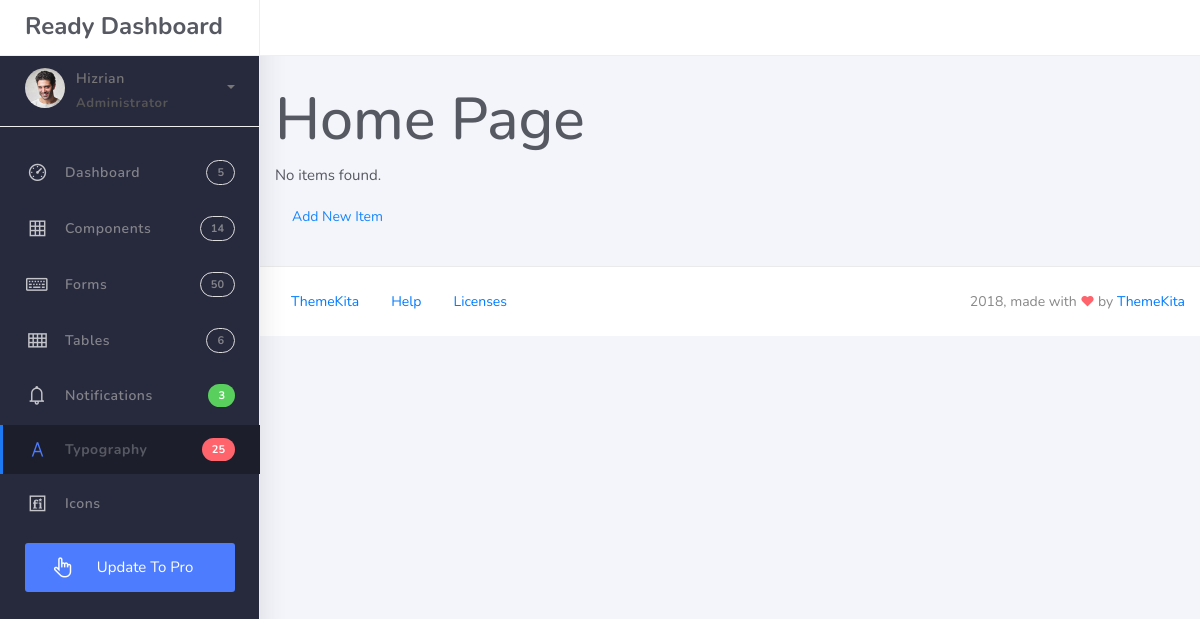
The app's page /, older data.
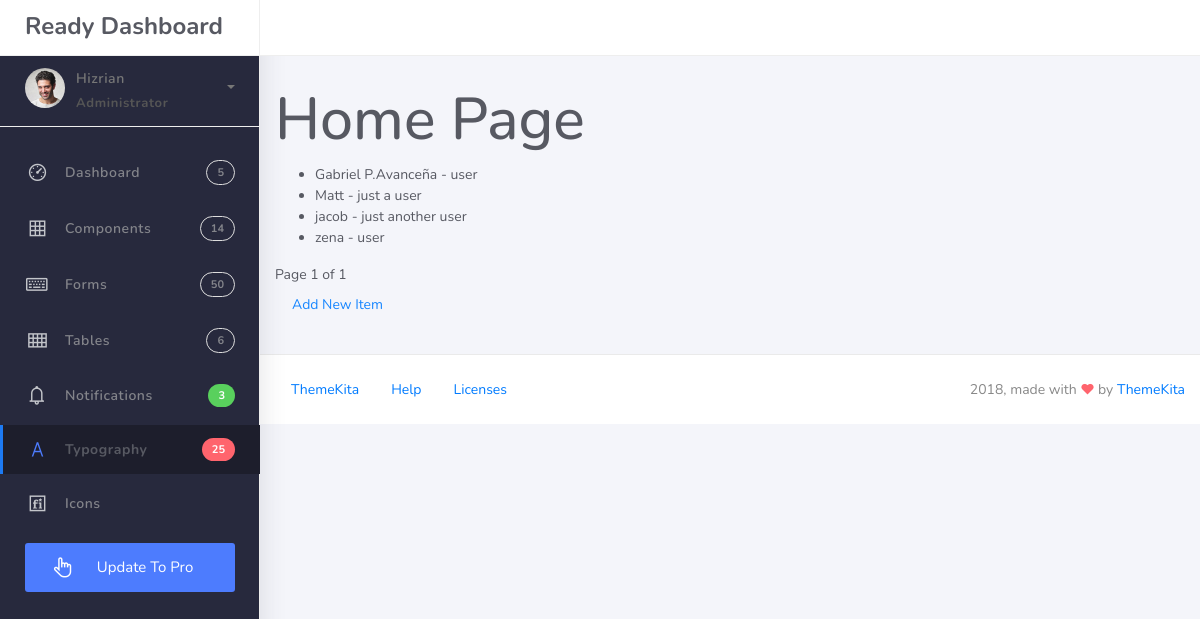
The same page, newer data.
### studentorg/models.py (models this page shows, shortened)
class BaseModel(models.Model):
    created_at = models.DateTimeField(auto_now_add=True, db_index=True)
    updated_at = models.DateTimeField(auto_now=True)
    class Meta:
        abstract = True

class Item(BaseModel):
    name = models.CharField(max_length=255)
    description = models.TextField()

### studentorg/views.py (the view)
# urls.py: 2. Add a URL to urlpatterns:  path('', views.home, name='home')
def home(request):
    items = Item.objects.all().order_by('id')  # Fetch all items
    paginator = Paginator(items, 5)  # Show 5 items per page
    page_number = request.GET.get('page')
    page_obj = paginator.get_page(page_number)
    return render(request, 'home.html', {'page_obj': page_obj})

### templates/home.html (shortened to what this page needs)
{% extends 'base.html' %}
{% block content %}
<h1>Home Page</h1>
{% if page_obj %}
    <ul>
    {% for item in page_obj %}
        <li>{{ item.name }} - {{ item.description }}</li>
    {% endfor %}
    </ul>
    <div class="pagination">
        <span>Page {{ page_obj.number }} of {{ page_obj.paginator.num_pages }}</span>
    </div>
{% else %}
    <p>No items found.</p>
{% endif %}
<a href="{% url 'add_item' %}" class="btn">Add New Item</a>
{% endblock %}

### templates/base.html (shortened to what this page needs)
{% load static %}
<!DOCTYPE html>
<html>
<head>
    <link rel="stylesheet" href="{% static 'assets/css/bootstrap.min.css' %}">
    <link rel="stylesheet" href="{% static 'assets/css/ready.css' %}">
    <link rel="stylesheet" href="{% static 'assets/css/demo.css' %}">
    <link rel="stylesheet" href="{% static 'css/styles.css' %}">
</head>
<body>
    <div class="wrapper">
        <div class="main-header">
            <div class="logo-header">
                <a href="/" class="logo">
                    Ready Dashboard
                </a>
            </div>
        </div>
        <div class="sidebar">
            <div class="scrollbar-inner sidebar-wrapper">
                <div class="user">
                    <div class="photo">
                    </div>
                    <div class="info">
                        <a class="" data-toggle="collapse" href="#collapseExample" aria-expanded="true">
                            <span>
                                Hizrian
                                <span class="user-level">Administrator</span>
                                <span class="caret"></span>
                            </span>
                        </a>
                    </div>
                </div>
                <ul class="nav">
                    <li class="nav-item"><a href="/"><i class="la la-dashboard"></i><p>Dashboard</p><span class="badge badge-count">5</span></a></li>
                    <li class="nav-item"><a href="#"><i class="la la-table"></i><p>Components</p><span class="badge badge-count">14</span></a></li>
                    <li class="nav-item"><a href="#"><i class="la la-keyboard-o"></i><p>Forms</p><span class="badge badge-count">50</span></a></li>
                    <li class="nav-item"><a href="#"><i class="la la-th"></i><p>Tables</p><span class="badge badge-count">6</span></a></li>
                    <li class="nav-item"><a href="#"><i class="la la-bell"></i><p>Notifications</p><span class="badge badge-success">3</span></a></li>
                    <li class="nav-item active"><a href="#"><i class="la la-font"></i><p>Typography</p><span class="badge badge-danger">25</span></a></li>
                    <li class="nav-item"><a href="#"><i class="la la-fonticons"></i><p>Icons</p></a></li>
                    <li class="nav-item update-pro"><button  data-toggle="modal" data-target="#modalUpdate"><i class="la la-hand-pointer-o"></i><p>Update To Pro</p></button></li>
                </ul>
            </div>
        </div>
        <div class="main-panel">
            <div class="content">
                {% block content %}{% endblock %}
            </div>
            <footer class="footer">
                <div class="container-fluid">
                    <nav class="pull-left">
                        <ul class="nav">
                            <li class="nav-item"><a class="nav-link" href="http://www.themekita.com">ThemeKita</a></li>
                            <li class="nav-item"><a class="nav-link" href="#">Help</a></li>
                            <li class="nav-item"><a class="nav-link" href="#">Licenses</a></li>
                        </ul>
                    </nav>
                    <div class="copyright ml-auto">
                        2018, made with <i class="la la-heart heart text-danger"></i> by <a href="http://www.themekita.com">ThemeKita</a>
                    </div>
                </div>
            </footer>
        </div>
    </div>
</body>
</html>

### static/assets/css/demo.css (style rules this page uses)
.update-pro { margin: 15px 25px; }
.update-pro button { padding: 13px 25px; background: #4d7cfe; color: #fff; border-radius: 3px; justify-content: center; width: 100%; border: 0; cursor: pointer; }
.update-pro button p, .update-pro button i { color: #fff !important; margin-bottom: 0px; }
.update-pro button i { margin-right: 5px !important; font-size: 23px; color: #C3C5CA; margin-right: 15px; width: 25px; text-align: center; vertical-align: middle; float: left; }

### static/css/styles.css (style rules this page uses)
body { background-color: #f8f9fa; font-family: 'Nunito', sans-serif; }
.logo-header .logo { font-weight: bold; font-size: 1.5rem; color: #fff; }
.sidebar { background: #27293d; }
.sidebar .nav-item.active > a { background: #1d1e2c; color: #fff; }
.main-panel { background: #f4f5fa; min-height: 100vh; }
.footer { background: #fff; border-top: 1px solid #eaeaea; color: #888; padding: 1rem 0; }

Row changes from the older to the newer data that the page shows:
added Item: name "Gabriel P.Avanceña", description "user"
added Item: name "Matt", description "just a user"
added Item: name "jacob", description "just another user"
added Item: name "zena", description "user"
Text that changed along with them:
{{ page_obj.number }}: (not shown) → "1"
{{ page_obj.paginator.num_pages }}: (not shown) → "1"
text no longer shown: "No items found."
text now shown: "Page of"
